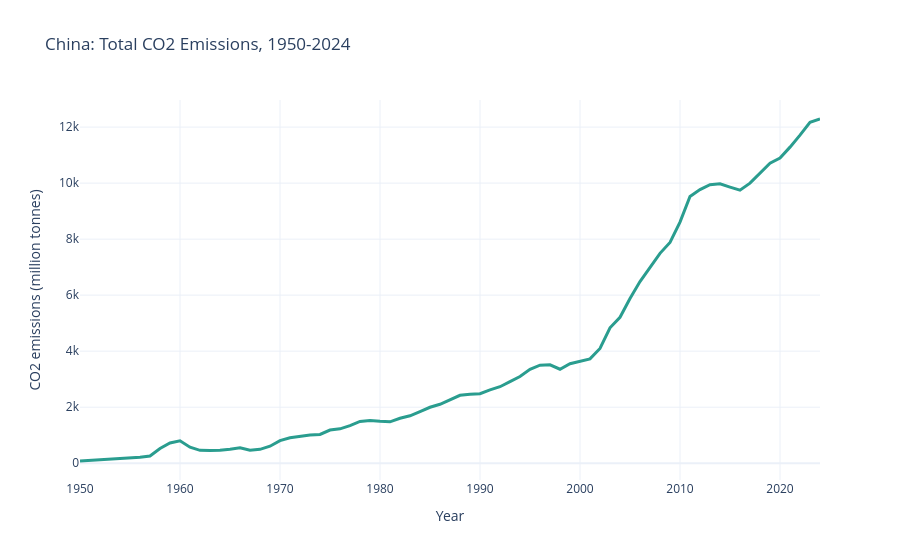
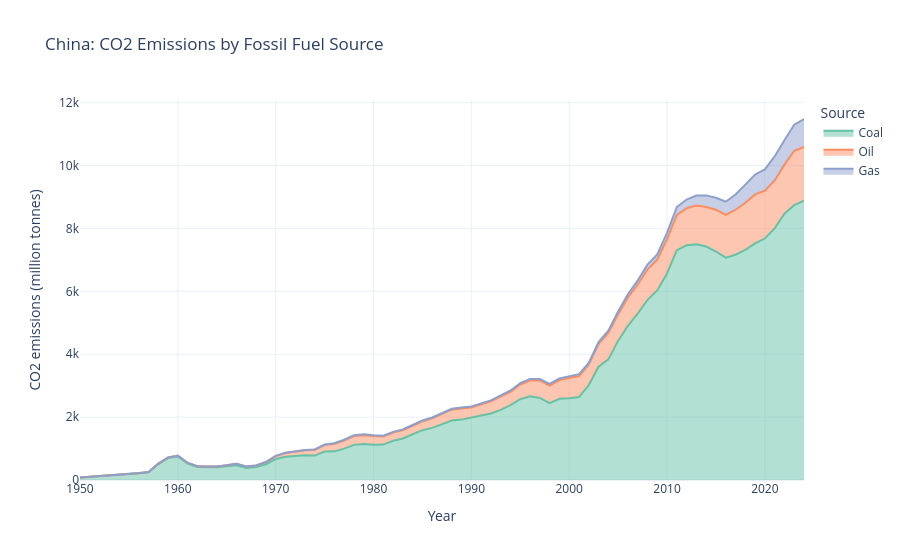

The code cell stored with these charts, in order, in its notebook:
### Code cell
# Charts for "China" -- a different country, to confirm the functions really do
# respond to their input rather than always showing the same thing.
display(make_trend_chart(df, "China"))
display(make_source_chart(df, "China"))
